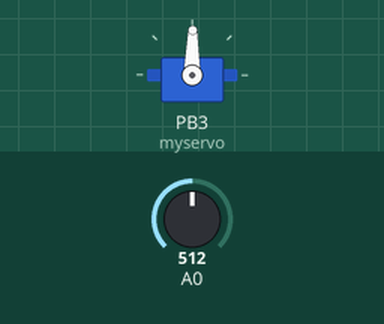
This sketch was run on a simulated ATtiny85, built with avr-gcc and run on an emulated ATtiny85. On the bench: servo. Inputs (shaded band) come from the test bench; at power-on: A0 = 512.

Above: at 1.2 s.
1.3 s: A0 set to 716
At 1.6 s:
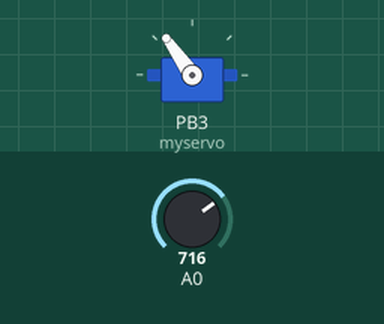
2.8 s: A0 set to 900
At 4.0 s:
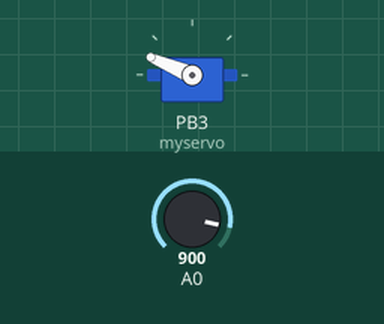
4.3 s: A0 set to 1023
At 5.2 s:
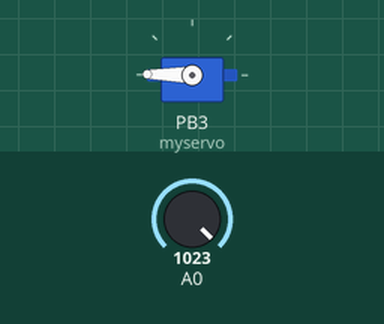
5.8 s: A0 set to 306
At 6.1 s:
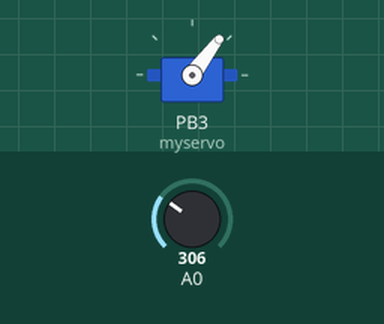
7.3 s: A0 set to 122
At 8.5 s:
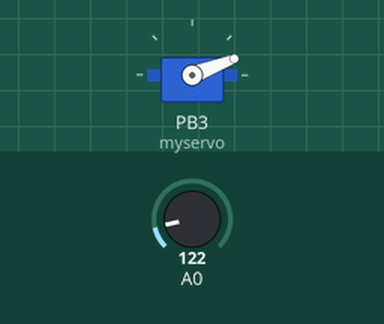
8.8 s: A0 set to 511
At 9.7 s:
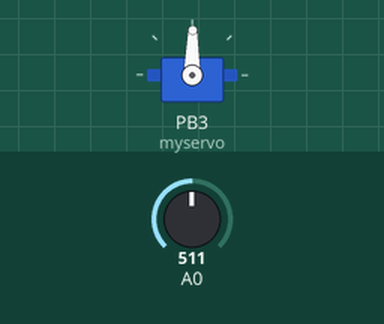
Timing chart, 0 to 11.3 s (numbered marks = the images above; inputs shaded):
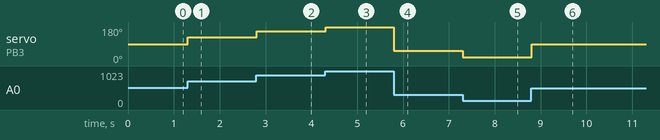

Measured:
- after the input at 1.3 s, servo on PB3 (myservo): 89° → 125° at once
- after the input at 2.8 s, servo on PB3 (myservo): 125° → 157° at once
- after the input at 4.3 s, servo on PB3 (myservo): 157° → 179° at once
- after the input at 5.8 s, servo on PB3 (myservo): 179° → 53° at once
- after the input at 7.3 s, servo on PB3 (myservo): 53° → 21° at once
- after the input at 8.8 s, servo on PB3 (myservo): 21° → 89° at once

The sketch:

Progetto_13.pde
```cpp
/*
Controllo di un servo motore
*/

#include <SoftwareServo.h>

SoftwareServo myservo;  // crea l'oggetto servo

int potpin = 0;  //pin utilizzato per il potenziometro
int val;    //variabile contenente il valore analogico letto

void setup()
{
  myservo.attach(3);  //Imposto sul pin due il colelgamento al servo
}

void loop()
{
  val = analogRead(potpin);            //Lettura del valore del potenziometro
  val = map(val, 0, 1023, 0, 179);     //Riadatto il valore del potenziometro in una scala compresa tra 0 e 180 (0° - 180°)
  myservo.write(val);                  //Sposto il servo dei gradi impostati
  delay(10);                           //Attesa prima di spostare di nuovo ils ervo

  SoftwareServo::refresh();
}
```
